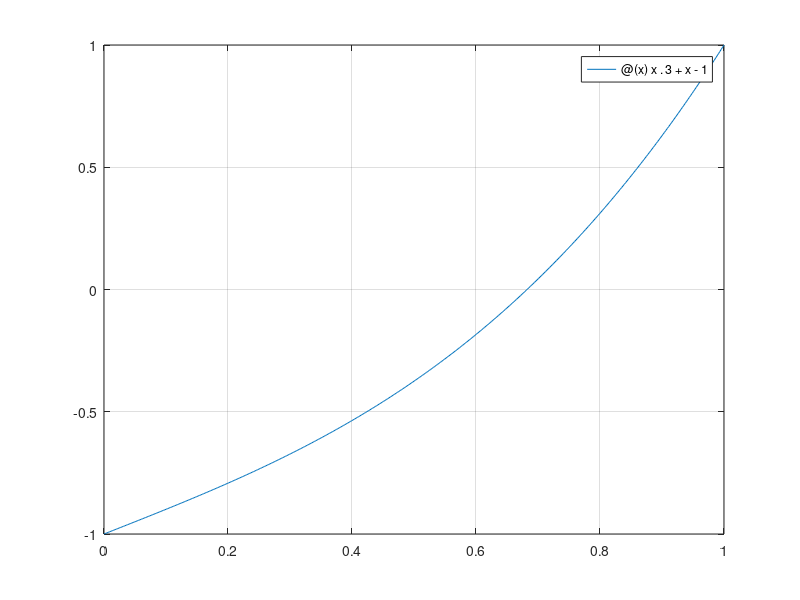

MATLAB code to generate this figure: (Note: this script raises an error after producing the figure.)
% Prueba examen

f=@(x) x.^3+x-1;
interval = [0,1];
fplot(f,interval);
grid on;

metICI(f,0.5,0.6,0.7)
%secante(f,0.5,0.6)